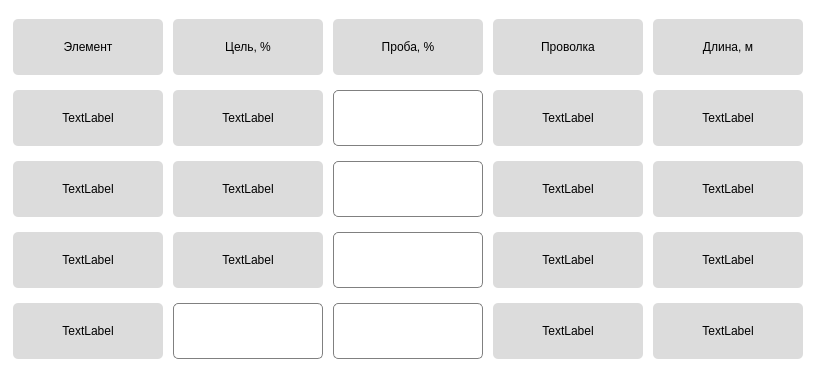
   <widget class="QWidget" name="CoreWire_3" native="true">
    <property name="geometry">
     <rect>
      <x>300</x>
      <y>500</y>
      <width>821</width>
      <height>381</height>
     </rect>
    </property>
    <property name="styleSheet">
     <string notr="true">border-radius: 5px;
background-color: rgb(255, 255, 255);
Radius:10px;</string>
    </property>
    <widget class="QWidget" name="horizontalLayoutWidget_13">
     <property name="geometry">
      <rect>
       <x>9</x>
       <y>10</y>
       <width>801</width>
       <height>361</height>
      </rect>
     </property>
     <layout class="QHBoxLayout" name="CoreWIreHor_7">
      <item>
       <layout class="QVBoxLayout" name="ElHor1_13">
        <item>
         <widget class="QLabel" name="ElHor2Ver2_7">
          <property name="minimumSize">
           <size>
            <width>150</width>
            <height>56</height>
           </size>
          </property>
          <property name="maximumSize">
           <size>
            <width>150</width>
            <height>56</height>
           </size>
          </property>
          <property name="layoutDirection">
           <enum>Qt::LeftToRight</enum>
          </property>
          <property name="styleSheet">
           <string notr="true">background-color: rgb(220, 220, 220);
border-radius: 5%</string>
          </property>
          <property name="text">
           <string>Элемент</string>
          </property>
          <property name="alignment">
           <set>Qt::AlignCenter</set>
          </property>
         </widget>
        </item>
        <item>
         <widget class="QLabel" name="label_250">
          <property name="maximumSize">
           <size>
            <width>150</width>
            <height>56</height>
           </size>
          </property>
          <property name="layoutDirection">
           <enum>Qt::LeftToRight</enum>
          </property>
          <property name="styleSheet">
           <string notr="true">background-color: rgb(220, 220, 220);
border-radius: 5%</string>
          </property>
          <property name="text">
           <string>TextLabel</string>
          </property>
          <property name="alignment">
           <set>Qt::AlignCenter</set>
          </property>
         </widget>
        </item>
        <item>
         <widget class="QLabel" name="label_251">
          <property name="maximumSize">
           <size>
            <width>150</width>
            <height>56</height>
           </size>
          </property>
          <property name="layoutDirection">
           <enum>Qt::LeftToRight</enum>
          </property>
          <property name="styleSheet">
           <string notr="true">background-color: rgb(220, 220, 220);
border-radius: 5%</string>
          </property>
          <property name="text">
           <string>TextLabel</string>
          </property>
          <property name="alignment">
           <set>Qt::AlignCenter</set>
          </property>
         </widget>
        </item>
        <item>
         <widget class="QLabel" name="label_252">
          <property name="maximumSize">
           <size>
            <width>150</width>
            <height>56</height>
           </size>
          </property>
          <property name="layoutDirection">
           <enum>Qt::LeftToRight</enum>
          </property>
          <property name="styleSheet">
           <string notr="true">background-color: rgb(220, 220, 220);
border-radius: 5%</string>
          </property>
          <property name="text">
           <string>TextLabel</string>
          </property>
          <property name="alignment">
           <set>Qt::AlignCenter</set>
          </property>
         </widget>
        </item>
        <item>
         <widget class="QLabel" name="label_253">
          <property name="maximumSize">
           <size>
            <width>150</width>
            <height>56</height>
           </size>
          </property>
          <property name="layoutDirection">
           <enum>Qt::LeftToRight</enum>
          </property>
          <property name="styleSheet">
           <string notr="true">background-color: rgb(220, 220, 220);
border-radius: 5%</string>
          </property>
          <property name="text">
           <string>TextLabel</string>
          </property>
          <property name="alignment">
           <set>Qt::AlignCenter</set>
          </property>
         </widget>
        </item>
       </layout>
      </item>
      <item>
       <layout class="QVBoxLayout" name="TrHor2_13">
        <item>
         <widget class="QLabel" name="TrHor2Ver2_7">
          <property name="minimumSize">
           <size>
            <width>150</width>
            <height>56</height>
           </size>
          </property>
          <property name="maximumSize">
           <size>
            <width>150</width>
            <height>56</height>
           </size>
          </property>
          <property name="layoutDirection">
           <enum>Qt::LeftToRight</enum>
          </property>
          <property name="styleSheet">
           <string notr="true">background-color: rgb(220, 220, 220);
border-radius: 5%</string>
          </property>
          <property name="text">
           <string>Цель, %</string>
          </property>
          <property name="alignment">
           <set>Qt::AlignCenter</set>
          </property>
         </widget>
        </item>
        <item>
         <widget class="QLabel" name="label_254">
          <property name="minimumSize">
           <size>
            <width>150</width>
            <height>56</height>
           </size>
          </property>
          <property name="maximumSize">
           <size>
            <width>150</width>
            <height>56</height>
           </size>
          </property>
          <property name="layoutDirection">
           <enum>Qt::LeftToRight</enum>
          </property>
          <property name="styleSheet">
           <string notr="true">background-color: rgb(220, 220, 220);
border-radius: 5%</string>
          </property>
          <property name="text">
           <string>TextLabel</string>
          </property>
          <property name="alignment">
           <set>Qt::AlignCenter</set>
          </property>
         </widget>
        </item>
        <item>
         <widget class="QLabel" name="label_255">
          <property name="maximumSize">
           <size>
            <width>150</width>
            <height>56</height>
           </size>
          </property>
          <property name="layoutDirection">
           <enum>Qt::LeftToRight</enum>
          </property>
          <property name="styleSheet">
           <string notr="true">background-color: rgb(220, 220, 220);
border-radius: 5%</string>
          </property>
          <property name="text">
           <string>TextLabel</string>
          </property>
          <property name="alignment">
           <set>Qt::AlignCenter</set>
          </property>
         </widget>
        </item>
        <item>
         <widget class="QLabel" name="label_256">
          <property name="maximumSize">
           <size>
            <width>150</width>
            <height>56</height>
           </size>
          </property>
          <property name="layoutDirection">
           <enum>Qt::LeftToRight</enum>
          </property>
          <property name="styleSheet">
           <string notr="true">background-color: rgb(220, 220, 220);
border-radius: 5%</string>
          </property>
          <property name="text">
           <string>TextLabel</string>
          </property>
          <property name="alignment">
           <set>Qt::AlignCenter</set>
          </property>
         </widget>
        </item>
        <item>
         <widget class="QLineEdit" name="lineEdit_69">
          <property name="enabled">
           <bool>true</bool>
          </property>
          <property name="maximumSize">
           <size>
            <width>150</width>
            <height>56</height>
           </size>
          </property>
          <property name="styleSheet">
           <string notr="true">border: 1px solid gray;
border-radius: 5%</string>
          </property>
         </widget>
        </item>
       </layout>
      </item>
      <item>
       <layout class="QVBoxLayout" name="SmHor3_13">
        <item>
         <widget class="QLabel" name="SmHr3Ver2_7">
          <property name="sizePolicy">
           <sizepolicy hsizetype="Ignored" vsizetype="Ignored">
            <horstretch>150</horstretch>
            <verstretch>151</verstretch>
           </sizepolicy>
          </property>
          <property name="minimumSize">
           <size>
            <width>150</width>
            <height>0</height>
           </size>
          </property>
          <property name="maximumSize">
           <size>
            <width>150</width>
            <height>56</height>
           </size>
          </property>
          <property name="styleSheet">
           <string notr="true">background-color: rgb(220, 220, 220);
border-radius: 5%</string>
          </property>
          <property name="text">
           <string>Проба, %</string>
          </property>
          <property name="alignment">
           <set>Qt::AlignCenter</set>
          </property>
         </widget>
        </item>
        <item>
         <widget class="QLineEdit" name="lineEdit_70">
          <property name="enabled">
           <bool>true</bool>
          </property>
          <property name="minimumSize">
           <size>
            <width>150</width>
            <height>0</height>
           </size>
          </property>
          <property name="maximumSize">
           <size>
            <width>150</width>
            <height>56</height>
           </size>
          </property>
          <property name="styleSheet">
           <string notr="true">border: 1px solid gray;
border-radius: 5%</string>
          </property>
         </widget>
        </item>
        <item>
         <widget class="QLineEdit" name="lineEdit_71">
          <property name="enabled">
           <bool>true</bool>
          </property>
          <property name="maximumSize">
           <size>
            <width>150</width>
            <height>56</height>
           </size>
          </property>
          <property name="styleSheet">
           <string notr="true">border: 1px solid gray;
border-radius: 5%</string>
          </property>
         </widget>
        </item>
        <item>
         <widget class="QLineEdit" name="lineEdit_72">
          <property name="enabled">
           <bool>true</bool>
          </property>
          <property name="maximumSize">
           <size>
            <width>150</width>
            <height>56</height>
           </size>
          </property>
          <property name="styleSheet">
           <string notr="true">border: 1px solid gray;
border-radius: 5%</string>
          </property>
         </widget>
        </item>
        <item>
         <widget class="QLineEdit" name="lineEdit_73">
          <property name="enabled">
           <bool>true</bool>
          </property>
          <property name="maximumSize">
           <size>
            <width>150</width>
            <height>56</height>
           </size>
          </property>
          <property name="styleSheet">
           <string notr="true">border: 1px solid gray;
border-radius: 5%</string>
          </property>
         </widget>
        </item>
       </layout>
      </item>
      <item>
       <layout class="QVBoxLayout" name="CrWHor4_8">
        <item>
         <widget class="QLabel" name="CrWHor4Ver2_7">
          <property name="minimumSize">
           <size>
            <width>150</width>
            <height>0</height>
           </size>
          </property>
          <property name="maximumSize">
           <size>
            <width>150</width>
            <height>56</height>
           </size>
          </property>
          <property name="layoutDirection">
           <enum>Qt::LeftToRight</enum>
          </property>
          <property name="styleSheet">
           <string notr="true">background-color: rgb(220, 220, 220);
border-radius: 5%</string>
          </property>
          <property name="text">
           <string>Проволка</string>
          </property>
          <property name="alignment">
           <set>Qt::AlignCenter</set>
          </property>
         </widget>
        </item>
        <item>
         <widget class="QLabel" name="label_257">
          <property name="maximumSize">
           <size>
            <width>150</width>
            <height>56</height>
           </size>
          </property>
          <property name="layoutDirection">
           <enum>Qt::LeftToRight</enum>
          </property>
          <property name="styleSheet">
           <string notr="true">background-color: rgb(220, 220, 220);
border-radius: 5%</string>
          </property>
          <property name="text">
           <string>TextLabel</string>
          </property>
          <property name="alignment">
           <set>Qt::AlignCenter</set>
          </property>
         </widget>
        </item>
        <item>
         <widget class="QLabel" name="label_258">
          <property name="maximumSize">
           <size>
            <width>150</width>
            <height>56</height>
           </size>
          </property>
          <property name="layoutDirection">
           <enum>Qt::LeftToRight</enum>
          </property>
          <property name="styleSheet">
           <string notr="true">background-color: rgb(220, 220, 220);
border-radius: 5%</string>
          </property>
          <property name="text">
           <string>TextLabel</string>
          </property>
          <property name="alignment">
           <set>Qt::AlignCenter</set>
          </property>
         </widget>
        </item>
        <item>
         <widget class="QLabel" name="label_259">
          <property name="maximumSize">
           <size>
            <width>150</width>
            <height>56</height>
           </size>
          </property>
          <property name="layoutDirection">
           <enum>Qt::LeftToRight</enum>
          </property>
          <property name="styleSheet">
           <string notr="true">background-color: rgb(220, 220, 220);
border-radius: 5%</string>
          </property>
          <property name="text">
           <string>TextLabel</string>
          </property>
          <property name="alignment">
           <set>Qt::AlignCenter</set>
          </property>
         </widget>
        </item>
        <item>
         <widget class="QLabel" name="label_260">
          <property name="maximumSize">
           <size>
            <width>150</width>
            <height>56</height>
           </size>
          </property>
          <property name="layoutDirection">
           <enum>Qt::LeftToRight</enum>
          </property>
          <property name="styleSheet">
           <string notr="true">background-color: rgb(220, 220, 220);
border-radius: 5%</string>
          </property>
          <property name="text">
           <string>TextLabel</string>
          </property>
          <property name="alignment">
           <set>Qt::AlignCenter</set>
          </property>
         </widget>
        </item>
       </layout>
      </item>
      <item>
       <layout class="QVBoxLayout" name="LenHor5_8">
        <item>
         <widget class="QLabel" name="LenHor5Ver2_7">
          <property name="minimumSize">
           <size>
            <width>150</width>
            <height>0</height>
           </size>
          </property>
          <property name="maximumSize">
           <size>
            <width>150</width>
            <height>56</height>
           </size>
          </property>
          <property name="layoutDirection">
           <enum>Qt::LeftToRight</enum>
          </property>
          <property name="styleSheet">
           <string notr="true">background-color: rgb(220, 220, 220);
border-radius: 5%</string>
          </property>
          <property name="text">
           <string>Длина, м</string>
          </property>
          <property name="alignment">
           <set>Qt::AlignCenter</set>
          </property>
         </widget>
        </item>
        <item>
         <widget class="QLabel" name="label_261">
          <property name="maximumSize">
           <size>
            <width>150</width>
            <height>56</height>
           </size>
          </property>
          <property name="layoutDirection">
           <enum>Qt::LeftToRight</enum>
          </property>
          <property name="styleSheet">
           <string notr="true">background-color: rgb(220, 220, 220);
border-radius: 5%</string>
          </property>
          <property name="text">
           <string>TextLabel</string>
          </property>
          <property name="alignment">
           <set>Qt::AlignCenter</set>
          </property>
         </widget>
        </item>
        <item>
         <widget class="QLabel" name="label_262">
          <property name="maximumSize">
           <size>
            <width>150</width>
            <height>56</height>
           </size>
          </property>
          <property name="layoutDirection">
           <enum>Qt::LeftToRight</enum>
          </property>
          <property name="styleSheet">
           <string notr="true">background-color: rgb(220, 220, 220);
border-radius: 5%</string>
          </property>
          <property name="text">
           <string>TextLabel</string>
          </property>
          <property name="alignment">
           <set>Qt::AlignCenter</set>
          </property>
         </widget>
        </item>
        <item>
         <widget class="QLabel" name="label_263">
          <property name="maximumSize">
           <size>
            <width>150</width>
            <height>56</height>
           </size>
          </property>
          <property name="layoutDirection">
           <enum>Qt::LeftToRight</enum>
          </property>
          <property name="styleSheet">
           <string notr="true">background-color: rgb(220, 220, 220);
border-radius: 5%</string>
          </property>
          <property name="text">
           <string>TextLabel</string>
          </property>
          <property name="alignment">
           <set>Qt::AlignCenter</set>
          </property>
         </widget>
        </item>
        <item>
         <widget class="QLabel" name="label_264">
          <property name="maximumSize">
           <size>
            <width>150</width>
            <height>56</height>
           </size>
          </property>
          <property name="layoutDirection">
           <enum>Qt::LeftToRight</enum>
          </property>
          <property name="styleSheet">
           <string notr="true">background-color: rgb(220, 220, 220);
border-radius: 5%</string>
          </property>
          <property name="text">
           <string>TextLabel</string>
          </property>
          <property name="alignment">
           <set>Qt::AlignCenter</set>
          </property>
         </widget>
        </item>
       </layout>
      </item>
     </layout>
    </widget>
   </widget>
